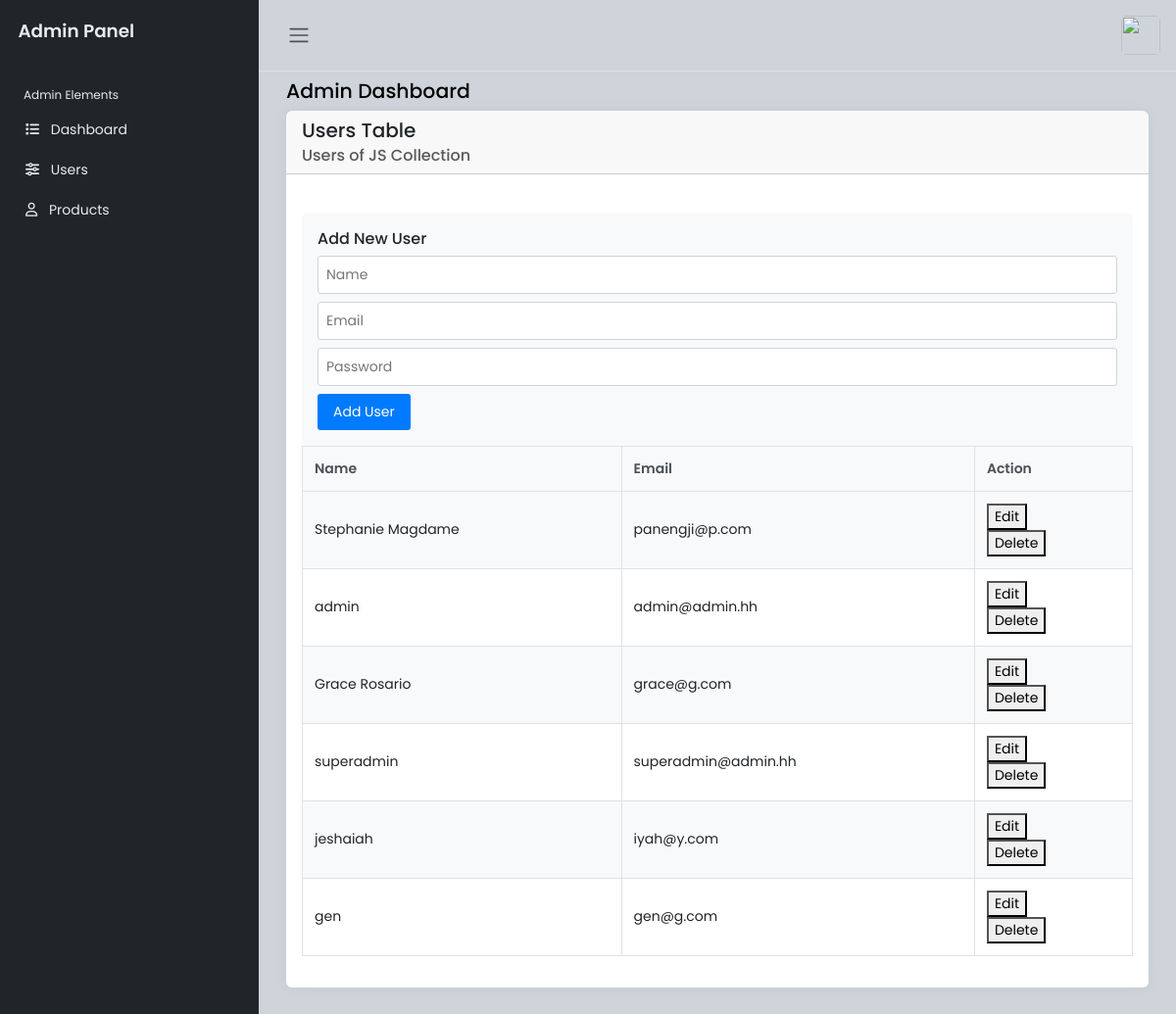
Screenshot of /crud.php with the database file from the repository.
### tables this page shows
CREATE TABLE IF NOT EXISTS `accsignup` (
  `id` int NOT NULL AUTO_INCREMENT,
  `name` varchar(255) NOT NULL,
  `email` varchar(255) NOT NULL,
  `password` varchar(255) NOT NULL,
  PRIMARY KEY (`id`)
);

### crud.php (the view, shortened to what this page needs)
<?php
include ('conn.php');
$query = "SELECT * FROM accsignup";
$result = mysqli_query($con, $query);
?>
<!DOCTYPE html>
<html lang="en">
<head>
    <link rel="stylesheet" href="https://cdn.jsdelivr.net/npm/bootstrap@5.3.0-alpha2/dist/css/bootstrap.min.css">
</head>
<body>
<div class="wrapper">
        <aside id="sidebar" class="js-sidebar">
            <div class="h-100">
                <div class="sidebar-logo">
                    <a href="#">Admin Panel</a>
                </div>
                <ul class="sidebar-nav">
                    <li class="sidebar-header">
                        Admin Elements
                    </li>
                    <li class="sidebar-item">
                        <a href="admin.php" class="sidebar-link">
                            <i class="fa-solid fa-list pe-2"></i>
                            Dashboard
                        </a>
                    </li>
                    <li class="sidebar-item">
                        <a href="crud.php" class="sidebar-link">
                            <i class="fa-solid fa-sliders pe-2"></i>
                            Users
                        </a>
                    </li>
                    <li class="sidebar-item">
                        <a href="#" class="sidebar-link">
                            <i class="fa-regular fa-user pe-2"></i>
                            Products
                        </a>
                    </li>
                </ul>
            </div>
        </aside>
        <div class="main">
            <nav class="navbar navbar-expand px-3 border-bottom">
                <button class="btn" id="sidebar-toggle" type="button">
                    <span class="navbar-toggler-icon"></span>
                </button>
                <div class="navbar-collapse navbar">
                    <ul class="navbar-nav">
                        <li class="nav-item dropdown">
                            <a href="#" data-bs-toggle="dropdown" class="nav-icon pe-md-0">
                                <img src="profile.jpg" class="avatar img-fluid rounded" alt="">
                            </a>
                        </li>
                    </ul>
                </div>
            </nav>
            <main class="content px-3 py-2">
                <div class="container-fluid">
                    <div class="mb-3">
                        <h4>Admin Dashboard</h4>
                    <div class="card border-0">
                        <div class="card-header">
                            <h5 class="card-title">
                                Users Table
                            </h5>
                            <h6 class="card-subtitle text-muted">
                                Users of JS Collection
                            </h6>
                        </div>
                        <div class="card-body">
                        <table>
                            <tr>
                                <th>Name</th>
                                <th>Email</th>
                                <th>Action</th>
                            </tr>
                            <?php while ($row = mysqli_fetch_assoc($result)): ?>
                                <tr>
                                    <td><?php echo $row['name']; ?></td>
                                    <td><?php echo $row['email']; ?></td>
                                    <td>
                                    <button onclick="showEditForm(<?php echo $row['id']; ?>, '<?php echo $row['name']; ?>', '<?php echo $row['email']; ?>')">Edit</button>
                                    <form method="POST" action="crud.php">
                                    <button type="submit" name="delete">Delete</button>
                                    </form>
                                    </td>
                                </tr>
                            <?php endwhile; ?>
                            <div class="container">
                                <h6>Add New User</h6>
                                <form method="POST" action="crud.php">
                                    <input type="text" name="uname" placeholder="Name" required>
                                    <input type="email" name="email" placeholder="Email" required>
                                    <input type="password" name="password" placeholder="Password" required>
                                    <button type="submit" name="insert">Add User</button>
                                </form>
                            </div>
                        </table>
                        </div>
                    </div>
                </div>
            </main>
        </div>
    </div>
</body>
</html>

### crud.php (style rules this page uses)
body { font-family: 'Poppins', sans-serif; font-size: 0.875rem; opacity: 1; overflow-y: scroll; margin: 0; }
a { cursor: pointer; text-decoration: none; font-family: 'Poppins', sans-serif; }
li { list-style: none; }
h4 { font-family: 'Poppins', sans-serif; font-size: 1.275rem; color: var(--bs-emphasis-color); }
.wrapper { align-items: stretch; display: flex; width: 100%; }
#sidebar { max-width: 264px; min-width: 264px; background: var(--bs-dark); transition: all 0.35s ease-in-out; }
.main { display: flex; flex-direction: column; min-height: 100vh; min-width: 0; overflow: hidden; transition: all 0.35s ease-in-out; width: 100%;background: var(--bs-dark-bg-subtle); }
.sidebar-logo { padding: 1.15rem; }
.sidebar-logo a { color: #e9ecef; font-size: 1.15rem; font-weight: 600; }
.sidebar-nav { flex-grow: 1; list-style: none; margin-bottom: 0; padding-left: 0; margin-left: 0; }
.sidebar-header { color: #e9ecef; font-size: .75rem; padding: 1.5rem 1.5rem .375rem; }
a.sidebar-link { padding: .625rem 1.625rem; color: #e9ecef; position: relative; display: block; font-size: 0.875rem; }
.avatar { height: 40px; width: 40px; }
.navbar-expand .navbar-nav { margin-left: auto; }
.content { flex: 1; max-width: 100vw; width: 100vw; }
@media (min-width:768px) { .content { max-width: auto; width: auto; } }
.card { box-shadow: 0 0 .875rem 0 rgba(34, 46, 60, .05); margin-bottom: 24px; }
table { width: 100%; border-collapse: collapse; margin-bottom: 1rem; }
th, td { padding: 0.75rem; border: 1px solid #dee2e6; text-align: left; }
th { background-color: #f8f9fa; color: #495057; font-weight: 600; }
tbody tr:nth-of-type(even) { background-color: #f8f9fa; }
.container { margin-top: 1.5rem; padding: 1rem; background-color: #f8f9fa; border-radius: 5px; }
.container h6 { margin-bottom: 0.5rem; font-size: 1rem; color: #212529; }
.container input[type="text"], .container input[type="email"], .container input[type="password"] { width: 100%; padding: 0.5rem; margin-bottom: 0.5rem; border: 1px solid #ced4da; border-radius: 3px; }
.container button[type="submit"] { padding: 0.5rem 1rem; background-color: #007bff; color: #fff; border: none; border-radius: 3px; cursor: pointer; }
body { overflow: auto; }

### rows the page displays
accsignup: name "Stephanie Magdame", email "panengji@p.com"
accsignup: name "admin", email "admin@admin.hh"
accsignup: name "Grace Rosario", email "grace@g.com"
accsignup: name "superadmin", email "superadmin@admin.hh"
accsignup: name "jeshaiah", email "iyah@y.com"
accsignup: name "gen", email "gen@g.com"
